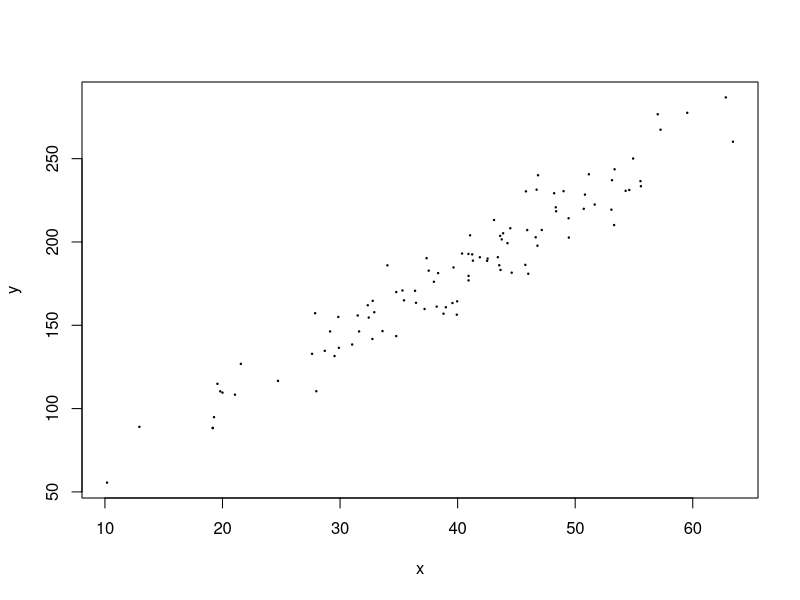

Reproduce this figure in R. (Note: this script raises an error after producing the figure.)

###########################
#                         #
#   Team Assignment 1     #
#                         #
###########################

## Please submit one set of answers per team.            ##
## Your answers may be submitted as an annotated R file. ##
###########################################################

## Start with given x-values
x <- read.table("teamassign01data.txt")[,1]
x

## Generate corresponding y-values according to the model y ~ 25 + 4x + e, where e~N(0,var=12^2)
y <- 25 + 4*x + rnorm(100, mean=0, sd = 12)
y
## Plot the relationship
plot(x,y, pch=20, cex=0.3)


#################
## Question 1: ##
#################

# Using the (x,y) from above, generate a linear model. 

df = data.frame(x,y)
bp.lm <- lm(y~x, data=df)

#   (a) Report the coefficients hat(beta_0) and hat(beta_1).

b0hat = coef(bp.lm)[1]
b1hat = coef(bp.lm)[2]

#   (b) Report the predicted value of y for x=18.

y_pred <- b0hat + b1hat * 18

#   (c) Report MS_Res.

anova(bp.lm)$`Mean Sq`[2]


#################
## Question 2: ##
#################

# Generate the linear model requested in Question 1 1000 times. 
# Create a new vector of y-values for each repetition.

# initiate two vectors to keep track of b0hat and b1hat values for each linear model
b0vec<-vector()
b1vec<-vector()
lm.list <- list()
for (i in 1:1000){
  # for each iteration, create a new vector of y-values & generate a new linear model
  ytemp <- 25 + 4*x + rnorm(100, mean=0, sd = 12)
  dftemp <- data.frame(x,ytemp)
  lm.temp <- lm(ytemp~x, data=dftemp)
  # store coefficients of each linear model into corresponding location in vectors initiated outside of this for loop
  b0vec[i] = coef(lm.temp)[1]
  b1vec[i] = coef(lm.temp)[2]
  lm.list[[i]] = lm.temp
}
#
#   (a) Determine and report the mean and variance of the generated coefficients.
mean(b0vec)
mean(b1vec)
var(b0vec)
var(b1vec)

#   (b) Based on theoretical considerations, what should the mean and variance of the  
#       generated coefficients be? Explain your answer.

# b0hat and b1hat are least square estimators of the parameters of the true regression model.
# They are also unbiased estimators of the model parameters B0 and B1
# Thus, theoretically, the mean of the generated coefficients should be the true values of the coefficients
# of the population regression model, which means:
#     E{B1hat} = B1 & E{B0hat} = B0

# As for Var{B1hat} & Var{B0hat}, according to the Gauss-Markov Theorem, the least squares estimators have
# minimum variance when compared with all other unbiased estimators. Thus, the variances of B1hat and B0hat
# are minimum, hence they are the best linear unbiased estimators.


#   (c) Find a 95% confidence interval centered at each coefficient. Determine and report  
#       the percentage of intervals that contain the true value of the coefficient. 
#       What should the percentage be?
t.val <- abs(qt(.025, 98))
seB1 <- 
seB0
CIb0<-vector()
CIb1<-vector()

#   (d) Carry out the hypothesis test H0: beta_1 = 4 vs H1: beta_1 not= 4 at a 5% significance level. 
#       Determine and report the proportion of times that the null hypothesis is rejected, 
#       implying that beta_1 not= 4.

#   (e) For each set of coefficients, find a 95% confidence interval for the mean
#       response associated with x = 18. Determine and report the percentage of your
#       intervals that contain the true value. What should the percentage be?

#   (f) For each estimated mean response from part (d), find a corresponding
#       95% prediction interval for the response y. Generate one random response y based 
#       on the true model. Determine and report the percentage of intervals that contain the response.
#       What should the percentage be?

#   (g) Find and report a 95% confidence interval for sigma^2 by finding the 2.5th and 97.5th 
#       percentiles of the generated values of MS_Res to give the lower and upper confidence limits.
